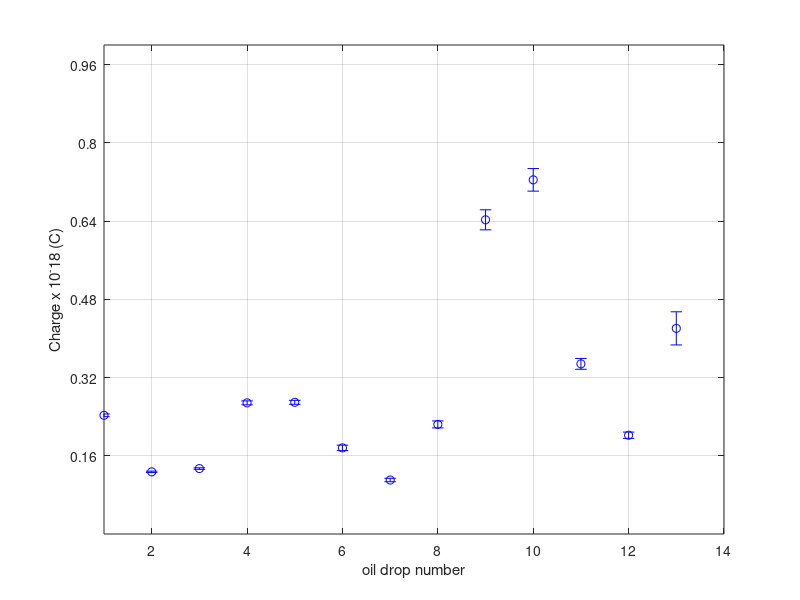

Source code (MATLAB):
drop_number = 1:13;
charge = [0.2427,
0.1271,
0.1338,
0.2682,
0.2693,
0.1761,
0.1104,
0.2241,
0.64252,
0.72425,
0.34792,
0.20199,
0.42052];
unc_charge = [0.0027548,
0.001422,
0.0015538,
0.004052,
0.004061,
0.005598,
0.0035085,
0.00713,
0.020467,
0.023062,
0.011073,
0.006429,
0.03389];



x1 = drop_number;
y1 = charge;
%dx1 = errangle;
dy1 = unc_charge;

%Plot data with x and y error bars
errorbar(x1,y1,dy1,'bo')

grid on

xlabel('oil drop number')
ylabel('Charge x 10^-18 (C)')

spacing = .16;
yticks(spacing*(1:100))

axis([1 14 0 1])

hold off